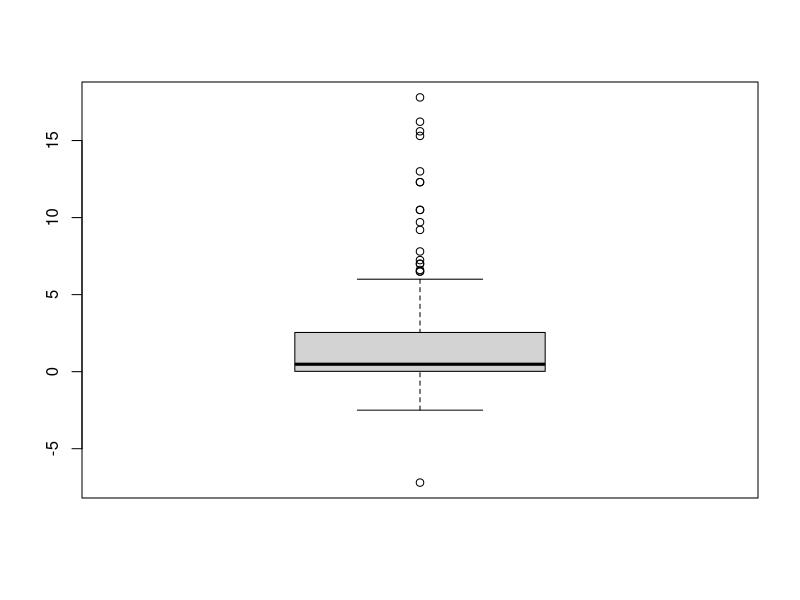
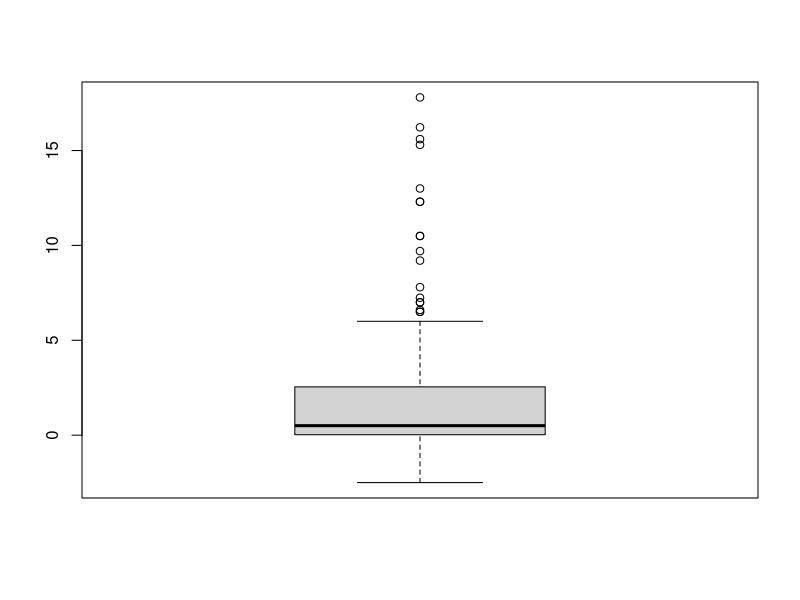
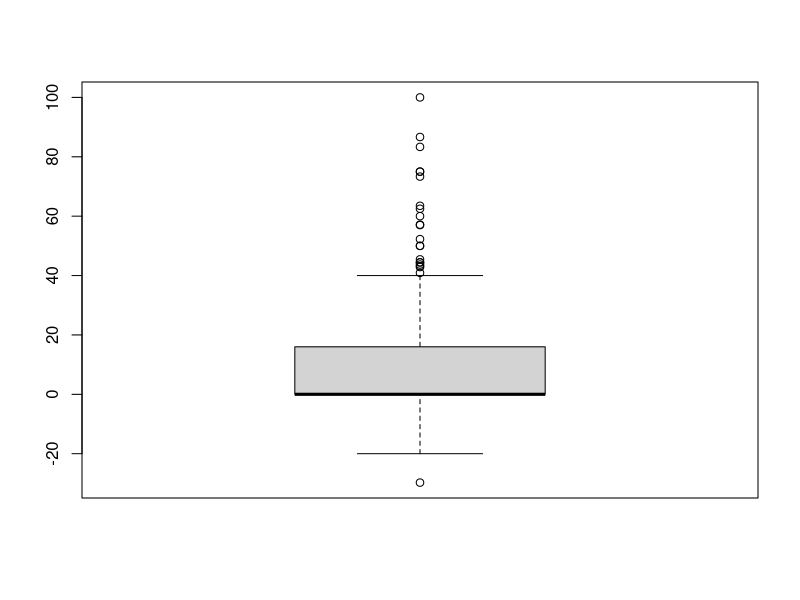
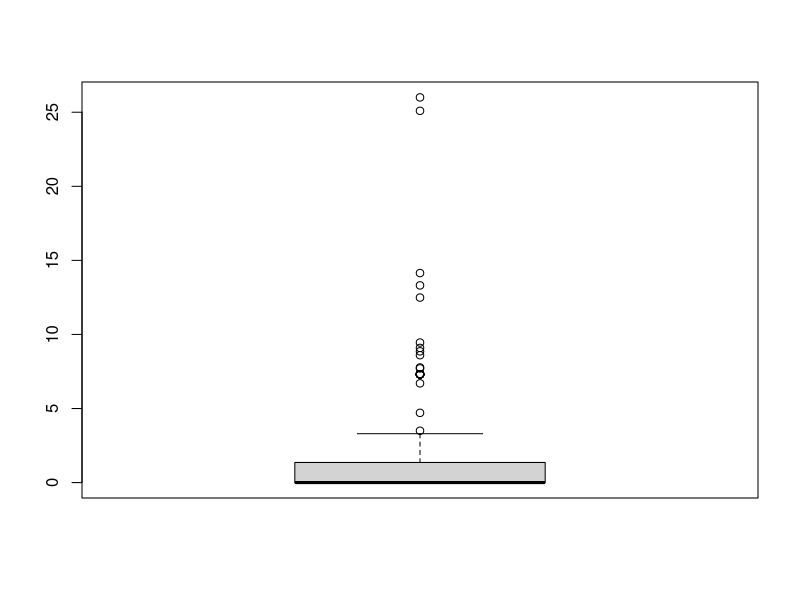
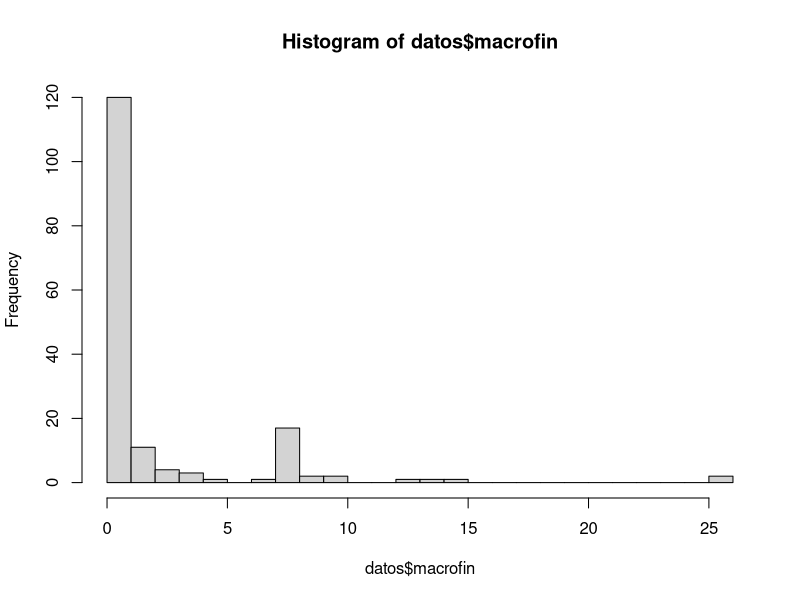
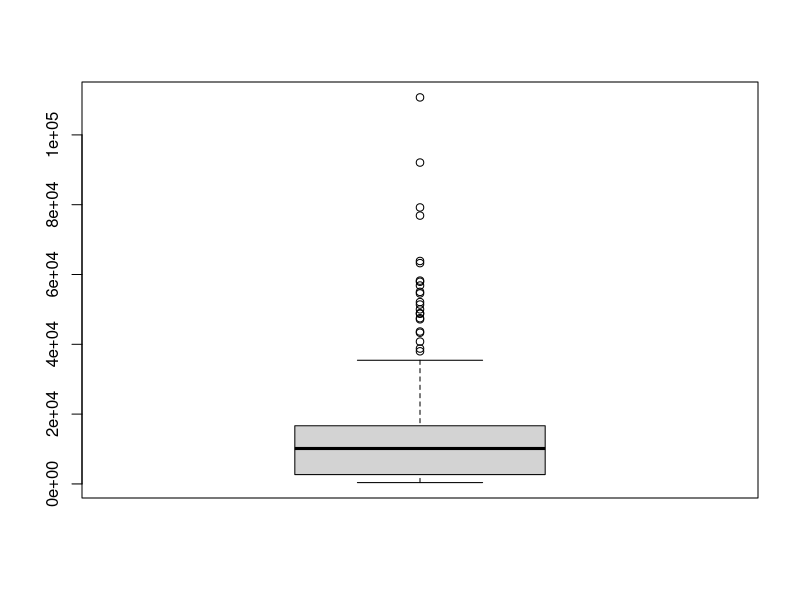
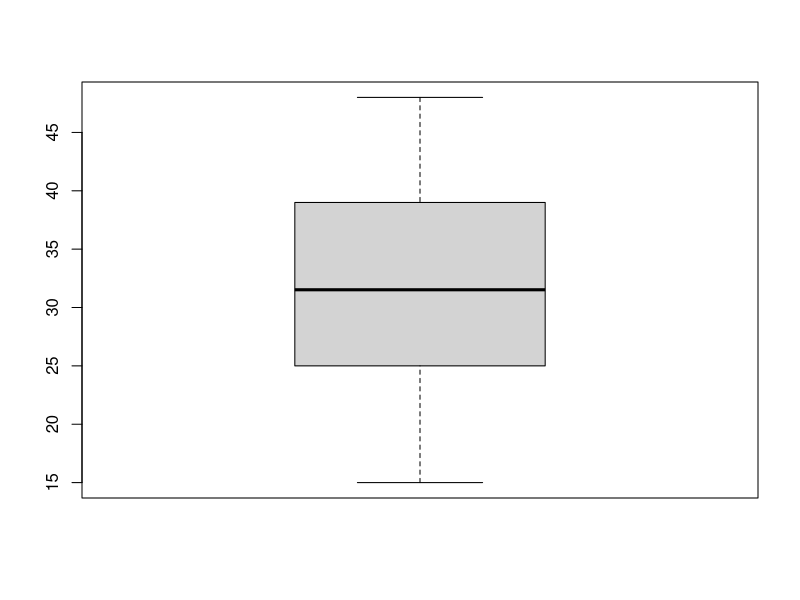
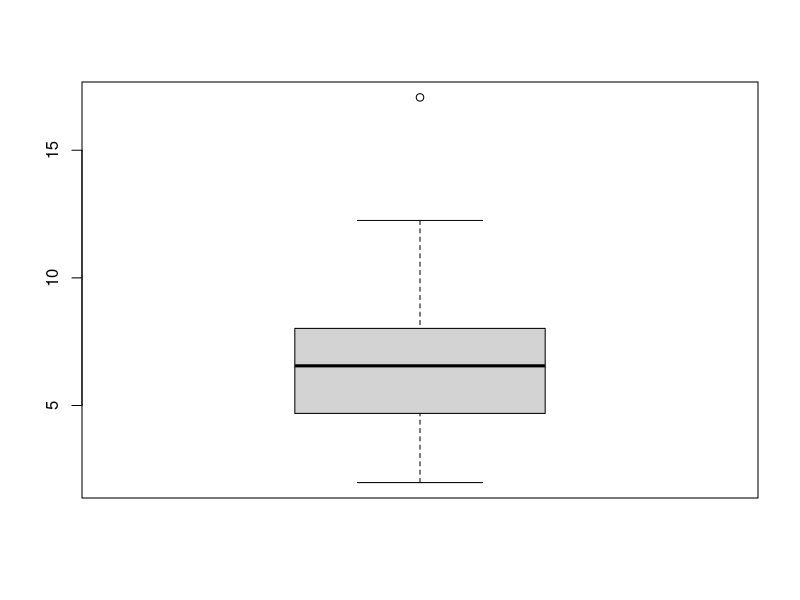

The R script that drew these images, in order:
## ---- chunk 1
knitr::opts_chunk$set(echo=FALSE,
                      include=FALSE,
                      warning = FALSE,
                      message = FALSE,
                      fig.pos = 'H',
                      fig.align = 'center',
                      out.extra = '',
                      fig.hold = 'hold',
                      out.width = "50%"
                      )
options(xtable.comment=FALSE,
        xtable.table.placement="H")
## ---- chunk 2
library(dplyr)
library(ggplot2)
library(readxl)
library(xtable)
library(FactoMineR)
library(forcats)


## ---- chunk 3

##INTENTO CON OTRAS BASES, IMPUTACION Y REMPLAZO DE VALORES FALTANTES##



# #Lectura de los datos, se incluyen valores de distintas bas.es
# 
# datos <- read.table("corona.txt", sep = "\t", header = TRUE)
# 
# datos <- datos  %>% rename(healthexp= "currenthealthexpenditureofgdpshx", gdppercap = "gdppercapitaconstant2010us" )
# 
# 
# 
# datos_supl <- read_xlsx("bases otras fuentes/owid-covid-data.xlsx")
# 
# datos_supl2 <- datos_supl %>% 
#   mutate(date = as.Date(date)) %>% 
#   filter(date == as.Date("2020-03-31"))
#   
#  
# #verificamos que tenemos los datos de los paises en la base suplementaria
# 
# faltan <- datos$country %in% datos_supl2$location
# datos$country[which(faltan == FALSE)]
# 
# #queremos completar las variables con datos faltantes, usando otra base
# ##estos tienen datos disponibles al 31/03/2020
# datos_supl2$location <-  recode(datos_supl2$location,
#                             `Cape Verde` = "Cabo Verde",
#                             `Congo` = "Congo, R",
#                             `Cote d'Ivoire` = "Cote Ivory",
#                             `Czechia` = "Czech Republic",
#                             `Guinea-Bissau` = "Guinea Bissau",
#                             `Slovakia` = "Slovak Republic"
#                             )
# 
# 
# datos_supl3 <- datos_supl2 %>% filter(location %in% c("Cabo Verde", "Congo, R", "Cote Ivory", "Czech Republic", "Guinea Bissau", "Slovak Republic"))
# 
# 
# 
# 
# 
# 
# 
# 
# 
# 
# 
# 
# ###Observaciones que le faltan datos del 31/03/2020, remplazamos con la info mas cercana a esa fecha
# 
# nodata<- datos_supl %>% filter(location %in% c("Lesotho", "Tajikistan", "Tonga", "Turkmenistan", "Yemen")) %>%
#   select(location, median_age, gdp_per_capita, hospital_beds_per_thousand, date) %>% 
#   rename(country= "location", medage = "median_age", gdppercap = "gdp_per_capita", hospitalbed = "hospital_beds_per_thousand") %>% 
#   mutate(country = if_else(country == "Tajikistan", "Taijikistan", country)) %>%
#   arrange(date) %>% 
#   group_by(country) %>% 
#   filter(row_number()==1) 
#   
# 
# faltantes <- datos %>% 
#   filter(country %in% c("Lesotho", "Taijikistan", "Tonga", "Turkmenistan", "Yemen" )) %>% 
#   select(-c("medage", "gdppercap", "hospitalbed"))
# 
# 
# nodata <- left_join(nodata, faltantes, by = "country") %>% 
#   mutate(hospitalbed = as.double(hospitalbed)) %>% 
#   select(-date)
# 
# 
# #info de lesotho extraida del banco mundial
# nodata[3,4] <- 1.3 
# 
# 
# ##Ahora unimos estos datos a los datos de la base
# `%nin%` = Negate(`%in%`) 
# 
# datos <- datos %>% 
#   filter(country %nin% c("Lesotho", "Tajikistan", "Tonga", "Turkmenistan", "Yemen")) %>% 
#   select(names(nodata)) %>%
#   rbind(nodata)

## ---- chunk 4
#Lectura de los datos

datos <- read.table("corona.txt", sep = "\t", header = TRUE)

datos <- datos  %>% rename(healthexp= "currenthealthexpenditureofgdpshx", gdppercap = "gdppercapitaconstant2010us" )
## ---- chunk 5
datospob <- read_xls("datospob.xls") %>% 
  select(`Country Name`, `2018`) %>%
  rename(country = `Country Name`, denspob = `2018` )


faltan <- datos$country %in% datos$country
datos$country[which(faltan == FALSE)]


datospob$country <-  recode(datospob$country,
                    `Bahamas, The` = "Bahamas",
                    `Brunei Darussalam` = "Brunei",
                    `Congo, Rep.` = "Congo, R",
                    `Cote d'Ivoire` = "Cote Ivory",
                    `Congo, Dem. Rep.` = "Democratic Republic of Congo",
                    `Egypt, Arab Rep.` = "Egypt",
                    `Gambia, The` = "Gambia",
                    `Guinea-Bissau` = "Guinea Bissau",
                    `Hong Kong SAR, China` = "Hong Kong",
                    `Iran, Islamic Rep.` = "Iran",
                    `Kyrgyz Republic` = "Kyrgyzstan",
                    `Lao PDR` = "Laos",
                    `Russian Federation` = "Russia",
                    `Korea, Rep.` = "South Korea",
                    `Tajikistan` = "Taijikistan",
                    `Yemen, Rep.` = "Yemen"
                    )

#sum(datos$country %in% datospob$country)-length(datos$country %in% datospob$country) control

datos <- datos %>% left_join(datospob, by="country")
## ---- chunk 6
dim(datos)
## ---- chunk 7
cbind("Variable"=names(datos), "Nº de NA's"=NAcheck <- as.numeric(apply(is.na(datos), 2, sum))) %>% 
  as.data.frame %>% 
  filter(`Nº de NA's`!=0) %>% 
  t() %>%
    xtable(caption="Tabla de cantidad de observaciones faltables para las variables.") %>% 
  print.xtable(include.colnames = FALSE)

datos <- datos %>% select(-c(stringency))

## ---- chunk 8

dim(datos)
(NAcheck <- as.numeric(apply(is.na(datos), 2, sum)))

#Hay NAs en varias variables, una opcion de imputacion, en las cuantitativas imputar la media y en las cualitativas el modo. Stringency tiene 93 NAs (evaluar sacarla)

#vector de valores medios

vals_meds <- rep(0, dim(datos)[2])

for(j in 1:dim(datos)[2]){
  
  vals_meds[j] <- mean(datos[,j], na.rm = TRUE)
}

#imputacion de vals medios en NAs

for(j in 1:dim(datos)[2]){
  if(NAcheck[j]>0){
    
    for(i in 1:dim(datos)[1]){
      if(is.na(datos[i,j])==TRUE){
       datos[i,j] <- vals_meds[j] 
    }
    }
  }
}


## ---- chunk 9

correl <- datos %>% select(-c(country, othermonetary, otherbop, CESI_INDEX)) %>% cor()

correl %>% round(2) %>%  xtable(caption="Matriz de correlaciones") %>% print.xtable(include.rownames = FALSE)

## ---- chunk 10
datos %>% arrange(desc(bopgdp)) %>% head(11) %>% select(country, bopgdp) %>% xtable(caption = "Tabla de medidas de balanza de pago como porcentaje de PBI, ordenada de forma decreciente.")

## ---- chunk 11
summary(as.factor(datos$otherbop))
## ---- chunk 12
boxplot(datos$fiscal)

datos %>% select(country, fiscal) %>% arrange(fiscal) %>% head(1)

datos %>% filter(country!="Algeria") %>% select(fiscal) %>% boxplot()


## ---- chunk 13
boxplot(datos$ratecut)

datos %>% select(country, ratecut) %>% arrange(desc(ratecut)) %>% head(20)

datos %>% filter(ratecut < 0) %>% count()
datos %>% filter(ratecut == 0) %>% count()


bigote <- quantile(datos$ratecut, 0.75)+ 1.5*IQR(datos$ratecut)

datos %>% filter(ratecut > bigote) %>% count()

## ---- chunk 14
boxplot(datos$macrofin)
## ---- chunk 15
hist(datos$macrofin, breaks = 25)

datos %>% filter(macrofin == 0) %>% count()
## ---- chunk 16
datos %>% filter(bopgdp == 0) %>% count()
## ---- chunk 17
boxplot(datos$gdppercap)
## ---- chunk 18
datos %>% select(country, gdppercap) %>% arrange(desc(gdppercap)) %>% head(3)
## ---- chunk 19

boxplot(datos$medage)

datos[which.max(datos$medage),]
datos[which.min(datos$medage),]



boxplot(datos$healthexp)

datos[which.max(datos$healthexp),]

## ---- chunk 20
boxplot(datos$hospitalbed)


datos %>% select(country, hospitalbed) %>% arrange(desc(hospitalbed)) %>% head(10)


## ---- chunk 21
boxplot(datos$infectionrate)

quantile(datos$infectionrate, 0.75)
datos %>% select(country, infectionrate) %>% arrange(desc(infectionrate)) %>% head(20)

## ---- chunk 22
vars.indice <- c("fiscal", "ratecut", "macrofin", "bopgdp", "othermonetary", "otherbop")

acp_indice <- PCA(select(datos, vars.indice), ncp=6)

summary(acp_indice)

indice <- acp_indice$ind$coord[,1]

cor(indice, datos$CESI_INDEX)

sum(indice-datos$CESI_INDEX) #Llegamos a que son el mismo índice

#No coinciden los componentes de las variables con los que presentan los autores en el artículo. # PREGUNTAR

## ---- chunk 23
acp_indice$eig
## ---- chunk 24
plot.PCA(acp_indice, choix = "var")


##contrib
## ---- chunk 25
#AL hacer indice de salud, considerar cambios de escala
